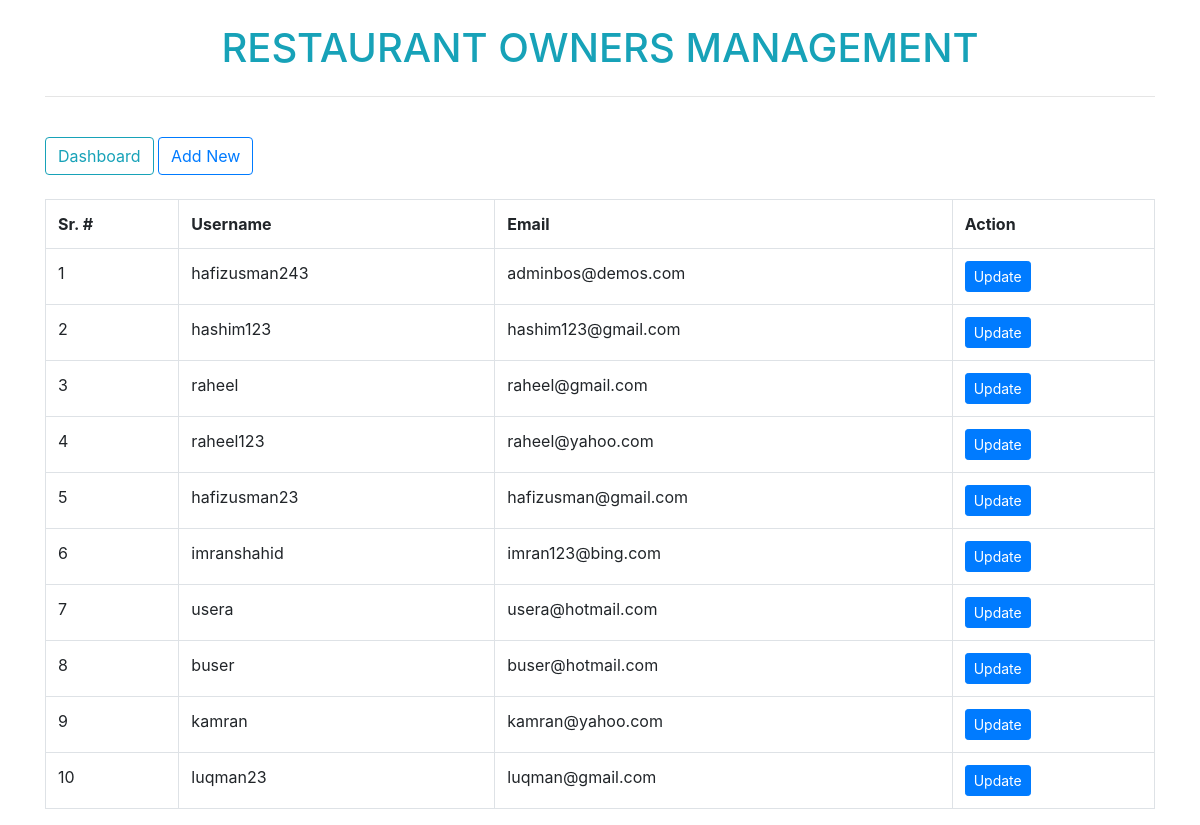
Screenshot of /admin/manage_restaurant_owners.php (signed in) with the database file from the repository.
### tables this page shows
CREATE TABLE `users` (
  `UserID` int(11) NOT NULL,
  `Username` varchar(50) NOT NULL,
  `Password` varchar(60) NOT NULL,
  `UserType` enum('RestaurantOwner','FoodLover','Admin') NOT NULL,
  `Email` varchar(100) NOT NULL,
  `area` varchar(255) DEFAULT NULL,
  `Created_at` timestamp NOT NULL DEFAULT current_timestamp(),
  `Updated_at` timestamp NOT NULL DEFAULT current_timestamp() ON UPDATE current_timestamp()
);

### classes/Database.php (called while the page is built, shortened)
<?php
class Database
{
    public $host   = DB_HOST;
    public $user   = DB_USER;
    public $pass   = DB_PASS;
    public $dbname = DB_NAME;
    private function connectDB()
    {
        $this->link = new mysqli(
            $this->host,
            $this->user,
            $this->pass,
            $this->dbname
        );
    }
}

### classes/Admin.php (called while the page is built, shortened)
<?php
require_once "Database.php";
class Admin
{
    public $db;
    function __construct()
    {
        $this->db = new Database();
    }
    public function getRestOwnser()
    {
        $sql = "SELECT * FROM users WHERE UserType = 'RestaurantOwner'";
        $stmt = $this->db->link->prepare($sql);
        $stmt->execute();
        $result = $stmt->get_result();
        return $result->fetch_all(MYSQLI_ASSOC);
    }
}

### admin/manage_restaurant_owners.php (the view, shortened to what this page needs)
<?php
require_once "../classes/Admin.php";
$getRestOwnser = new Admin();
$restOwners = $getRestOwnser->getRestOwnser();
?>
<!doctype html>
<html lang="en">
<head>
    <div class="container">
        <h1 class="text text-center text-info text-uppercase mt-4 mb-4">
            restaurant owners management
        </h1>
        <hr>
        <a href="dashboard.php" class="btn btn-outline-info mt-4 mb-4">Dashboard</a>
        <a href="../index.php"  class="btn btn-outline-primary mt-4 mb-4">Add New</a>
        <table class="table table-bordered">
            <tr>
                <th>Sr. #</th>
                <th>Username</th>
                <th>Email</th>
                <th>Action</th>
            </tr>
            <?php $count=0; foreach ($restOwners as $restOwner) : $count++; ?>
                <tr>
                    <td><?php echo $count; ?></td>
                    <td><?php echo htmlspecialchars($restOwner['Username']); ?></td>
                    <td><?php echo htmlspecialchars($restOwner['Email']); ?></td>
                    <td>
                        <a href="update_users.php?id=<?php echo $restOwner['UserID']?>" class="btn btn-sm btn-primary">Update</a>
                    </td>
                </tr>
            <?php endforeach; ?>
        </table>
    </div>
    <link rel="stylesheet" href="https://stackpath.bootstrapcdn.com/bootstrap/4.3.1/css/bootstrap.min.css">
</head>
<body>
</body>
</html>

### rows the page displays
users: Username "hafizusman243", Email "adminbos@demos.com"
users: Username "hashim123", Email "hashim123@gmail.com"
users: Username "raheel", Email "raheel@gmail.com"
users: Username "raheel123", Email "raheel@yahoo.com"
users: Username "hafizusman23", Email "hafizusman@gmail.com"
users: Username "imranshahid", Email "imran123@bing.com"
users: Username "usera", Email "usera@hotmail.com"
users: Username "buser", Email "buser@hotmail.com"
users: Username "kamran", Email "kamran@yahoo.com"
users: Username "luqman23", Email "luqman@gmail.com"
